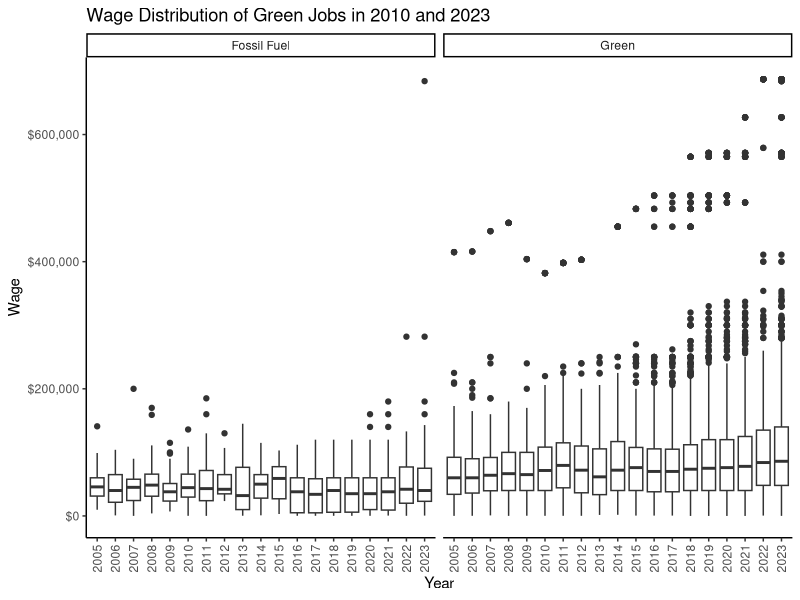
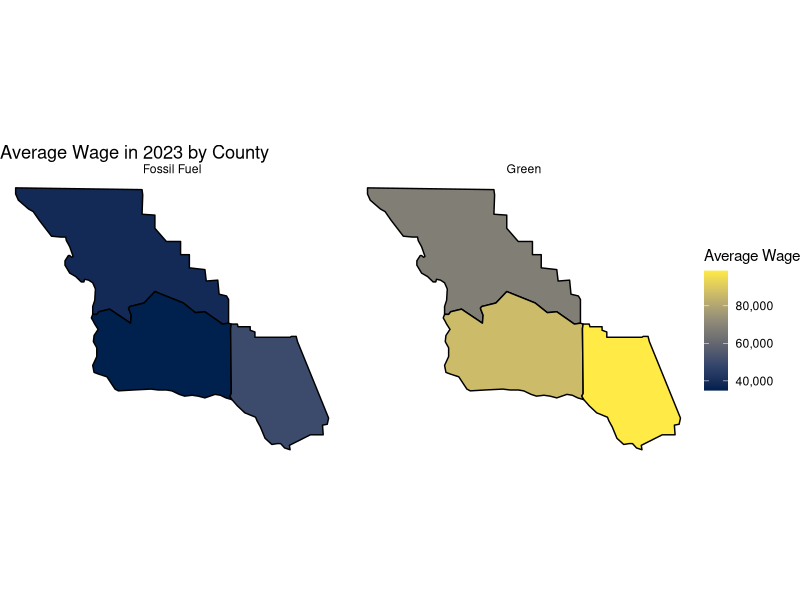
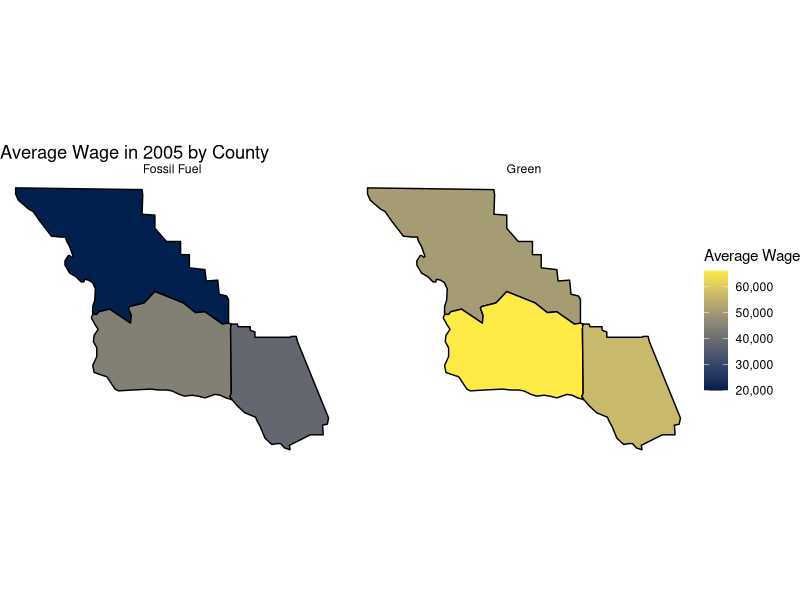
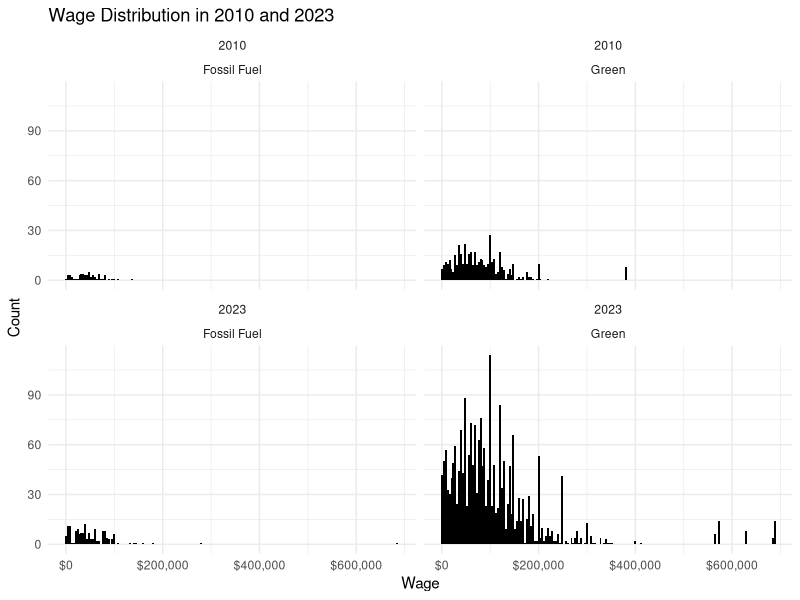
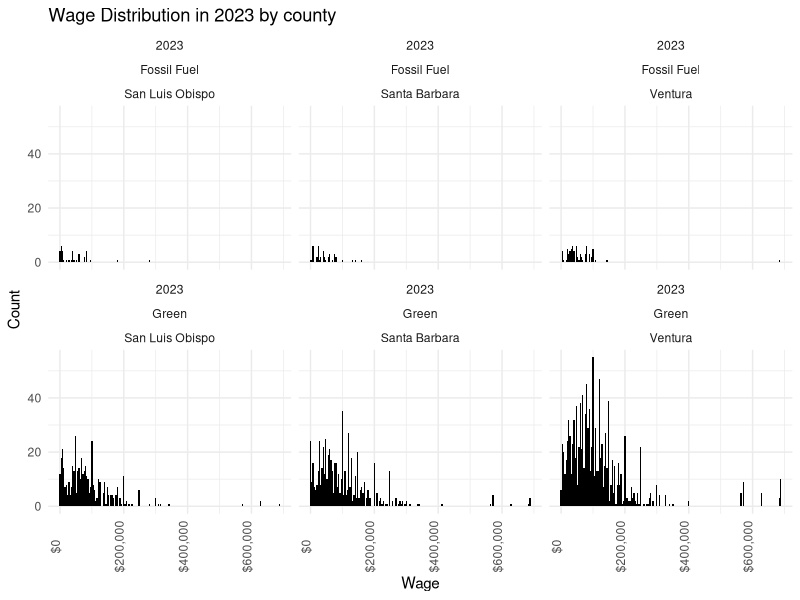
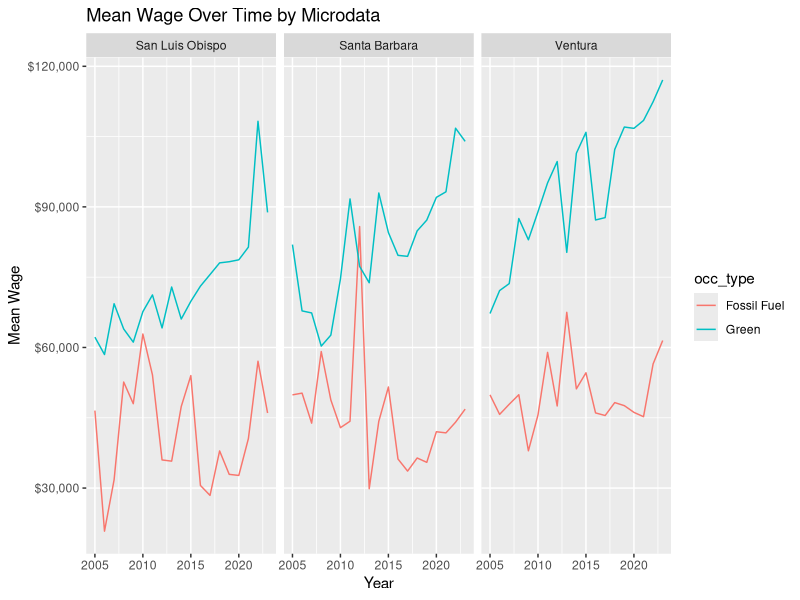

Reproduce these figures in R, in order. (Note: this script raises an error after producing the figures.)
library(tidyverse)
library(ggplot2)

data <- read.csv("Data/clean_microdata.csv")

# plot wage distribution of green jobs in 2023 with a red line for average
microdata_wage_2023_2010 <- data %>% 
  filter(year %in% c(2023, 2010)) %>% 
  filter(wagp > 0) %>%
  ggplot(aes(x = wagp)) +
  geom_histogram(binwidth = 4000, fill = 'black') +
  labs(title = "Wage Distribution in 2010 and 2023",
       x = "Wage",
       y = "Count") +
  scale_x_continuous(labels = scales::dollar_format())+
  facet_wrap(~ year + occ_type)+
  theme_minimal()
ggsave("graphs_png/microdata_wage_2023_2010.png", plot = microdata_wage_2023_2010, width = 10, height = 8)
#graph distribution of wage over the 3 different counties
microdata_wage_2023 <- data %>% 
  filter(year == 2023) %>% 
  filter(wagp > 0) %>%
  ggplot(aes(x = wagp)) +
  geom_histogram(binwidth = 4000, fill = 'black') +
  labs(title = "Wage Distribution in 2023 by county",
       x = "Wage",
       y = "Count") +
  scale_x_continuous(labels = scales::dollar_format())+
  theme_minimal()+
  theme(axis.text.x = element_text(angle = 90, vjust = 0)) +
  facet_wrap(~ year + occ_type + county)
ggsave("graphs_png/microdata_wage_2023.png", plot = microdata_wage_2023, width = 10, height = 8)

#graph box plots of wage for each year
data %>% 
  filter(wagp > 0) %>%
  ggplot(aes(x = as.factor(year), y = wagp)) +
  geom_boxplot() +
  labs(title = "Wage Distribution of Green Jobs in 2010 and 2023",
       x = "Year",
       y = "Wage") +
  scale_y_continuous(labels = scales::dollar_format())+
  facet_wrap(~ occ_type)+
  theme_classic()+ 
  theme(axis.text.x = element_text(angle = 90, vjust = 0.5, hjust=1))

#graph wage over time by occ_type
microdata_avgwage <- data %>% 
  filter(wagp > 0) %>%
  group_by(year, county, occ_type) %>%
  summarise(mean_wage = mean(wagp)) %>%
  ggplot(aes(x = year, y = mean_wage, color = occ_type)) +
  geom_line() +
  labs(title = "Mean Wage Over Time by Microdata",
       x = "Year",
       y = "Mean Wage") +
  scale_y_continuous(labels = scales::dollar_format())+
  facet_grid(~ county)
ggsave("graphs_png/microdata_avgwage.png", plot = microdata_avgwage, width = 10, height = 8)
#county map with average wage in 2023 by region using
library(maps)
data<- data %>% 
  mutate(subregion = county,
         subregion = str_to_lower(str_trim(subregion)))
target_counties <- c("santa barbara", "ventura", "san luis obispo")
map_data <- map_data("county")
ca_counties <- subset(map_data, region == "california") %>% 
  filter(subregion %in% target_counties)
merged <- merge(ca_counties, data, by = c("subregion"), all.x = TRUE)
merged %>% 
  group_by(subregion, occ_type) %>%
  filter(year == 2023) %>% 
  summarise(mean_wage = mean(wagp, na.rm = TRUE),group = group,long=long, lat=lat, occ_type = occ_type) %>% 
  ggplot(aes(x = long, y = lat, fill = mean_wage, group=group)) +
  geom_polygon(color = "black") +
  coord_fixed(1.3)+
  facet_wrap(~occ_type)+
  scale_fill_viridis_c(
    option = "cividis",
    na.value = "gray90",
    labels = scales::label_comma()
  ) +
  theme_void()+
  labs(
    title = "Average Wage in 2023 by County",
    fill = "Average Wage"
  ) 

# make the same but in 2005
merged %>% 
  group_by(subregion, occ_type) %>%
  filter(year == 2005) %>% 
  summarise(mean_wage = mean(wagp, na.rm = TRUE),group = group,long=long, lat=lat, occ_type = occ_type) %>% 
  ggplot(aes(x = long, y = lat, fill = mean_wage, group=group)) +
  geom_polygon(color = "black") +
  coord_fixed(1.3)+
  facet_wrap(~occ_type)+
  scale_fill_viridis_c(
    option = "cividis",
    na.value = "gray90",
    labels = scales::label_comma()
  ) +
  theme_void()+
  labs(
    title = "Average Wage in 2005 by County",
    fill = "Average Wage"
  )

# table of top 10 highest earners 
top10_wage_green <- data %>% 
  filter(wagp > 0, occ_type== 'Green') %>%
  group_by(occ_type) %>%
  arrange(desc(wagp)) %>%
  slice_head(n = 40) %>%
  ungroup() %>%
  mutate(wagp = scales::dollar(wagp)) %>% 
  select(occupation, year, wagp, occ_type,socp, county) %>% 
  kableExtra::kbl()
save_kable(top10_wage_green, file = "graphs_png/top10_wage_green.html")
webshot("graphs_png/top10_wage_green.html", 
        file = "graphs_png/top10_wage_green.png")


#average wages of the top 10 most common occupations
data %>% 
  filter(wagp > 0) %>%
  group_by(occupation) %>%
  summarise(mean_wage = mean(wagp), num_jobs = n()) %>%
  arrange(desc(num_jobs)) %>%
  slice_head(n = 10) %>%
  ungroup() %>%
  mutate(mean_wage = scales::dollar(mean_wage)) %>% 
  kableExtra::kbl()
